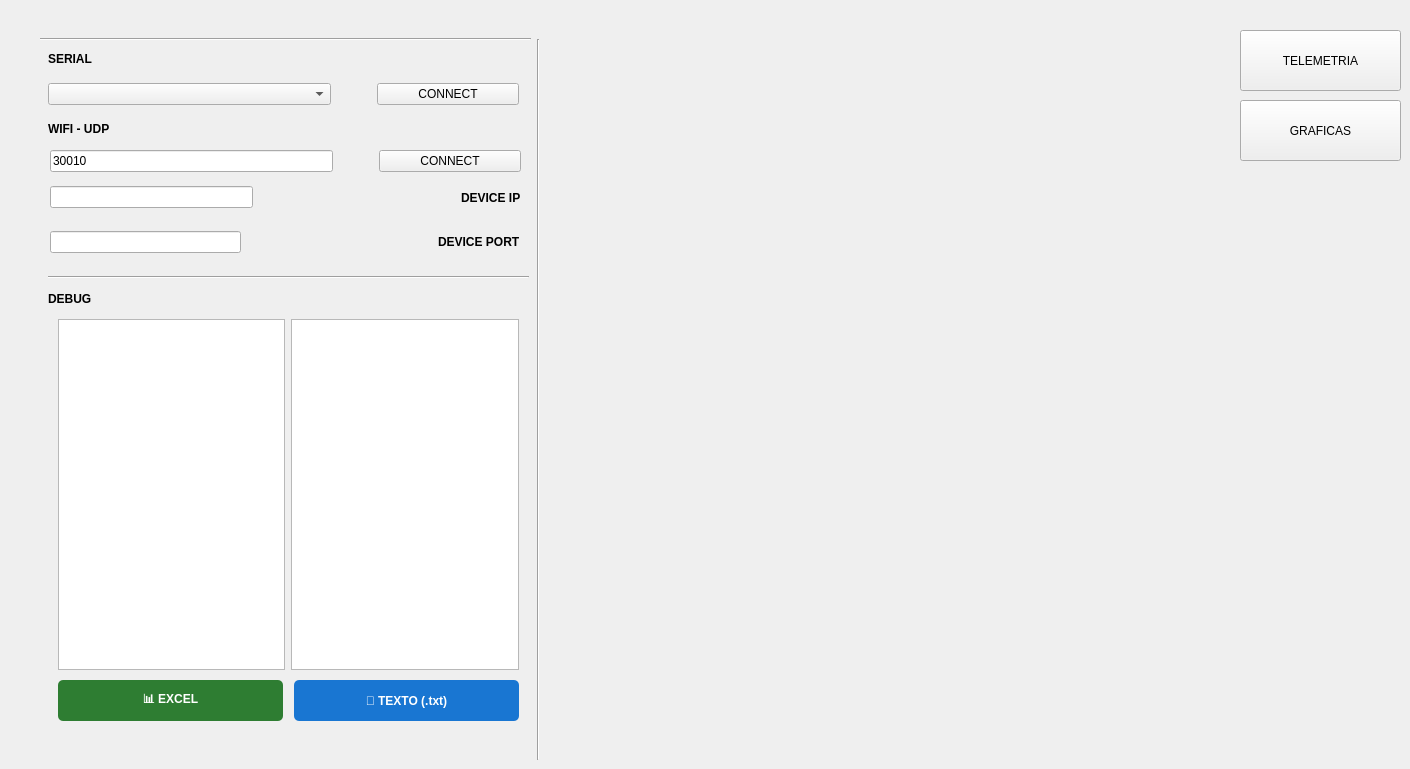
    <widget class="QWidget" name="MAIN">
     <widget class="Line" name="line_3">
      <property name="geometry">
       <rect>
        <x>40</x>
        <y>31</y>
        <width>491</width>
        <height>16</height>
       </rect>
      </property>
      <property name="orientation">
       <enum>Qt::Orientation::Horizontal</enum>
      </property>
     </widget>
     <widget class="QWidget" name="layoutWidget_5">
      <property name="geometry">
       <rect>
        <x>58</x>
        <y>319</y>
        <width>461</width>
        <height>351</height>
       </rect>
      </property>
      <layout class="QHBoxLayout" name="horizontalLayout_2">
       <item>
        <widget class="QTextBrowser" name="textBrowserUnProcessed"/>
       </item>
       <item>
        <widget class="QTextBrowser" name="textBrowserProcessed"/>
       </item>
      </layout>
     </widget>
     <widget class="QLabel" name="label_serial">
      <property name="geometry">
       <rect>
        <x>48</x>
        <y>49</y>
        <width>50</width>
        <height>20</height>
       </rect>
      </property>
      <property name="font">
       <font>
        <bold>true</bold>
       </font>
      </property>
      <property name="text">
       <string>SERIAL</string>
      </property>
     </widget>
     <widget class="Line" name="line_4">
      <property name="geometry">
       <rect>
        <x>48</x>
        <y>269</y>
        <width>481</width>
        <height>16</height>
       </rect>
      </property>
      <property name="orientation">
       <enum>Qt::Orientation::Horizontal</enum>
      </property>
     </widget>
     <widget class="QLabel" name="label_udp">
      <property name="geometry">
       <rect>
        <x>48</x>
        <y>119</y>
        <width>78</width>
        <height>20</height>
       </rect>
      </property>
      <property name="font">
       <font>
        <bold>true</bold>
       </font>
      </property>
      <property name="text">
       <string>WIFI - UDP</string>
      </property>
     </widget>
     <widget class="QLabel" name="label_udp_2">
      <property name="geometry">
       <rect>
        <x>48</x>
        <y>289</y>
        <width>78</width>
        <height>20</height>
       </rect>
      </property>
      <property name="font">
       <font>
        <bold>true</bold>
       </font>
      </property>
      <property name="text">
       <string>DEBUG</string>
      </property>
     </widget>
     <widget class="Line" name="line">
      <property name="geometry">
       <rect>
        <x>528</x>
        <y>39</y>
        <width>20</width>
        <height>721</height>
       </rect>
      </property>
      <property name="orientation">
       <enum>Qt::Orientation::Vertical</enum>
      </property>
     </widget>
     <widget class="QWidget" name="layoutWidget_13">
      <property name="geometry">
       <rect>
        <x>48</x>
        <y>78</y>
        <width>471</width>
        <height>33</height>
       </rect>
      </property>
      <layout class="QHBoxLayout" name="horizontalLayout_8" stretch="2,0,1">
       <item>
        <widget class="QComboBox" name="comboBox_PORT">
         <property name="placeholderText">
          <string>PORTS</string>
         </property>
        </widget>
       </item>
       <item>
        <spacer name="horizontalSpacer_4">
         <property name="orientation">
          <enum>Qt::Orientation::Horizontal</enum>
         </property>
         <property name="sizeHint" stdset="0">
          <size>
           <width>40</width>
           <height>20</height>
          </size>
         </property>
        </spacer>
       </item>
       <item>
        <layout class="QHBoxLayout" name="horizontalLayout_4">
         <item>
          <widget class="QPushButton" name="pushButton_connectSerial">
           <property name="text">
            <string>CONNECT</string>
           </property>
          </widget>
         </item>
        </layout>
       </item>
      </layout>
     </widget>
     <widget class="QWidget" name="layoutWidget_14">
      <property name="geometry">
       <rect>
        <x>50</x>
        <y>150</y>
        <width>471</width>
        <height>111</height>
       </rect>
      </property>
      <layout class="QVBoxLayout" name="verticalLayout_4">
       <item>
        <layout class="QHBoxLayout" name="horizontalLayout_7" stretch="2,0,1">
         <item>
          <widget class="QLineEdit" name="lineEdit_local_port">
           <property name="text">
            <string>30010</string>
           </property>
          </widget>
         </item>
         <item>
          <spacer name="horizontalSpacer_3">
           <property name="orientation">
            <enum>Qt::Orientation::Horizontal</enum>
           </property>
           <property name="sizeHint" stdset="0">
            <size>
             <width>40</width>
             <height>20</height>
            </size>
           </property>
          </spacer>
         </item>
         <item>
          <layout class="QHBoxLayout" name="horizontalLayout_3">
           <item>
            <widget class="QPushButton" name="pushButton_connectUdp">
             <property name="text">
              <string>CONNECT</string>
             </property>
            </widget>
           </item>
          </layout>
         </item>
        </layout>
       </item>
       <item>
        <layout class="QVBoxLayout" name="verticalLayout_3">
         <item>
          <layout class="QHBoxLayout" name="horizontalLayout_5">
           <item>
            <widget class="QLineEdit" name="lineEdit_device_ip">
             <property name="sizePolicy">
              <sizepolicy hsizetype="Expanding" vsizetype="Fixed">
               <horstretch>0</horstretch>
               <verstretch>0</verstretch>
              </sizepolicy>
             </property>
             <property name="text">
              <string/>
             </property>
            </widget>
           </item>
           <item>
            <spacer name="horizontalSpacer">
             <property name="orientation">
              <enum>Qt::Orientation::Horizontal</enum>
             </property>
             <property name="sizeHint" stdset="0">
              <size>
               <width>40</width>
               <height>20</height>
              </size>
             </property>
            </spacer>
           </item>
           <item>
            <widget class="QLabel" name="label_device_ip">
             <property name="font">
              <font>
               <bold>true</bold>
              </font>
             </property>
             <property name="text">
              <string>DEVICE IP</string>
             </property>
            </widget>
           </item>
          </layout>
         </item>
         <item>
          <layout class="QHBoxLayout" name="horizontalLayout_6">
           <item>
            <widget class="QLineEdit" name="lineEdit_device_port">
             <property name="text">
              <string/>
             </property>
            </widget>
           </item>
           <item>
            <spacer name="horizontalSpacer_2">
             <property name="orientation">
              <enum>Qt::Orientation::Horizontal</enum>
             </property>
             <property name="sizeHint" stdset="0">
              <size>
               <width>40</width>
               <height>20</height>
              </size>
             </property>
            </spacer>
           </item>
           <item>
            <widget class="QLabel" name="label_devide_port">
             <property name="font">
              <font>
               <bold>true</bold>
              </font>
             </property>
             <property name="text">
              <string>DEVICE PORT</string>
             </property>
            </widget>
           </item>
          </layout>
         </item>
        </layout>
       </item>
      </layout>
     </widget>
     <widget class="QPushButton" name="P1toP3">
      <property name="geometry">
       <rect>
        <x>1240</x>
        <y>30</y>
        <width>161</width>
        <height>61</height>
       </rect>
      </property>
      <property name="text">
       <string>TELEMETRIA</string>
      </property>
     </widget>
     <widget class="QPushButton" name="P1toP2">
      <property name="geometry">
       <rect>
        <x>1240</x>
        <y>100</y>
        <width>161</width>
        <height>61</height>
       </rect>
      </property>
      <property name="text">
       <string>GRAFICAS</string>
      </property>
     </widget>
     <widget class="QPushButton" name="pushButton_exportExcel">
      <property name="geometry">
       <rect>
        <x>58</x>
        <y>680</y>
        <width>225</width>
        <height>41</height>
       </rect>
      </property>
      <property name="font">
       <font>
        <bold>true</bold>
       </font>
      </property>
      <property name="styleSheet">
       <string notr="true">QPushButton { background-color: #2e7d32; color: white; border-radius: 5px; } QPushButton:hover { background-color: #388e3c; }</string>
      </property>
      <property name="text">
       <string>📊 EXCEL</string>
      </property>
     </widget>
     <widget class="QPushButton" name="pushButton_exportTxt">
      <property name="geometry">
       <rect>
        <x>294</x>
        <y>680</y>
        <width>225</width>
        <height>41</height>
       </rect>
      </property>
      <property name="font">
       <font>
        <bold>true</bold>
       </font>
      </property>
      <property name="styleSheet">
       <string notr="true">QPushButton { background-color: #1976d2; color: white; border-radius: 5px; } QPushButton:hover { background-color: #1e88e5; }</string>
      </property>
      <property name="text">
       <string>📄 TEXTO (.txt)</string>
      </property>
     </widget>
    </widget>
